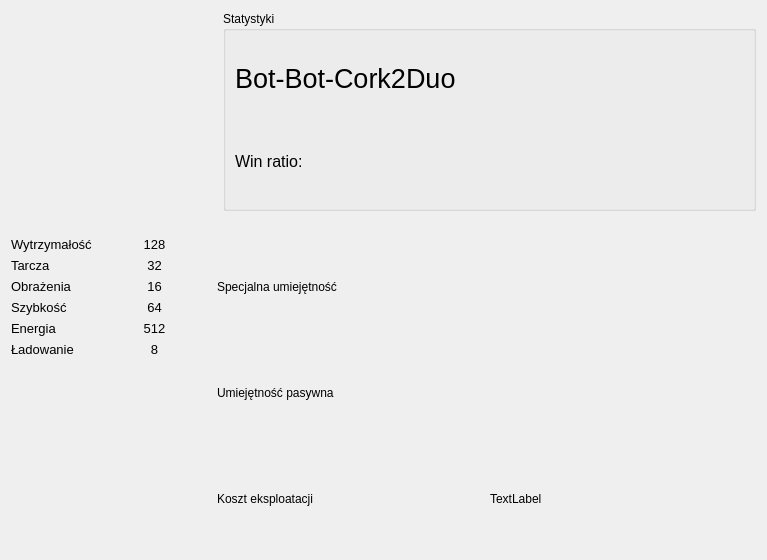
<?xml version="1.0" encoding="UTF-8"?>
<ui version="4.0">
 <class>FormRobot</class>
 <widget class="QWidget" name="FormRobot">
  <property name="geometry">
   <rect>
    <x>0</x>
    <y>0</y>
    <width>767</width>
    <height>560</height>
   </rect>
  </property>
  <property name="windowTitle">
   <string>Form</string>
  </property>
  <layout class="QGridLayout" name="gridLayout">
   <item row="0" column="0">
    <widget class="QLabel" name="label">
     <property name="minimumSize">
      <size>
       <width>200</width>
       <height>200</height>
      </size>
     </property>
     <property name="maximumSize">
      <size>
       <width>200</width>
       <height>200</height>
      </size>
     </property>
     <property name="text">
      <string/>
     </property>
     <property name="pixmap">
      <pixmap resource="resources.qrc">:/images/avatars/avatarRobot.png</pixmap>
     </property>
     <property name="scaledContents">
      <bool>true</bool>
     </property>
    </widget>
   </item>
   <item row="1" column="2">
    <spacer name="horizontalSpacer">
     <property name="orientation">
      <enum>Qt::Horizontal</enum>
     </property>
     <property name="sizeHint" stdset="0">
      <size>
       <width>40</width>
       <height>20</height>
      </size>
     </property>
    </spacer>
   </item>
   <item row="0" column="2">
    <widget class="QGroupBox" name="groupBox">
     <property name="title">
      <string>Statystyki</string>
     </property>
     <layout class="QVBoxLayout" name="verticalLayout">
      <item>
       <widget class="QLabel" name="label_2">
        <property name="font">
         <font>
          <pointsize>20</pointsize>
         </font>
        </property>
        <property name="text">
         <string>Bot-Bot-Cork2Duo</string>
        </property>
       </widget>
      </item>
      <item>
       <widget class="QLabel" name="label_19">
        <property name="font">
         <font>
          <pointsize>12</pointsize>
         </font>
        </property>
        <property name="text">
         <string>Win ratio:</string>
        </property>
       </widget>
      </item>
     </layout>
    </widget>
   </item>
   <item row="2" column="0">
    <layout class="QFormLayout" name="formLayout">
     <item row="0" column="0">
      <widget class="QLabel" name="label_3">
       <property name="font">
        <font>
         <pointsize>10</pointsize>
        </font>
       </property>
       <property name="text">
        <string>Wytrzymałość</string>
       </property>
      </widget>
     </item>
     <item row="0" column="1">
      <widget class="QLabel" name="label_4">
       <property name="font">
        <font>
         <pointsize>10</pointsize>
        </font>
       </property>
       <property name="text">
        <string>128</string>
       </property>
       <property name="alignment">
        <set>Qt::AlignCenter</set>
       </property>
      </widget>
     </item>
     <item row="1" column="0">
      <widget class="QLabel" name="label_5">
       <property name="font">
        <font>
         <pointsize>10</pointsize>
        </font>
       </property>
       <property name="text">
        <string>Tarcza</string>
       </property>
      </widget>
     </item>
     <item row="1" column="1">
      <widget class="QLabel" name="label_6">
       <property name="font">
        <font>
         <pointsize>10</pointsize>
        </font>
       </property>
       <property name="text">
        <string>32</string>
       </property>
       <property name="alignment">
        <set>Qt::AlignCenter</set>
       </property>
      </widget>
     </item>
     <item row="2" column="0">
      <widget class="QLabel" name="label_7">
       <property name="font">
        <font>
         <pointsize>10</pointsize>
        </font>
       </property>
       <property name="text">
        <string>Obrażenia</string>
       </property>
      </widget>
     </item>
     <item row="2" column="1">
      <widget class="QLabel" name="label_8">
       <property name="font">
        <font>
         <pointsize>10</pointsize>
        </font>
       </property>
       <property name="text">
        <string>16</string>
       </property>
       <property name="alignment">
        <set>Qt::AlignCenter</set>
       </property>
      </widget>
     </item>
     <item row="3" column="0">
      <widget class="QLabel" name="label_9">
       <property name="font">
        <font>
         <pointsize>10</pointsize>
        </font>
       </property>
       <property name="text">
        <string>Szybkość</string>
       </property>
      </widget>
     </item>
     <item row="3" column="1">
      <widget class="QLabel" name="label_10">
       <property name="font">
        <font>
         <pointsize>10</pointsize>
        </font>
       </property>
       <property name="text">
        <string>64</string>
       </property>
       <property name="alignment">
        <set>Qt::AlignCenter</set>
       </property>
      </widget>
     </item>
     <item row="4" column="0">
      <widget class="QLabel" name="label_11">
       <property name="font">
        <font>
         <pointsize>10</pointsize>
        </font>
       </property>
       <property name="text">
        <string>Energia</string>
       </property>
      </widget>
     </item>
     <item row="4" column="1">
      <widget class="QLabel" name="label_12">
       <property name="font">
        <font>
         <pointsize>10</pointsize>
        </font>
       </property>
       <property name="text">
        <string>512</string>
       </property>
       <property name="alignment">
        <set>Qt::AlignCenter</set>
       </property>
      </widget>
     </item>
     <item row="5" column="0">
      <widget class="QLabel" name="label_13">
       <property name="font">
        <font>
         <pointsize>10</pointsize>
        </font>
       </property>
       <property name="text">
        <string>Ładowanie</string>
       </property>
      </widget>
     </item>
     <item row="5" column="1">
      <widget class="QLabel" name="label_14">
       <property name="font">
        <font>
         <pointsize>10</pointsize>
        </font>
       </property>
       <property name="text">
        <string>8</string>
       </property>
       <property name="alignment">
        <set>Qt::AlignCenter</set>
       </property>
      </widget>
     </item>
    </layout>
   </item>
   <item row="2" column="1" colspan="2">
    <layout class="QGridLayout" name="gridLayout_2">
     <item row="2" column="0">
      <widget class="QLabel" name="label_17">
       <property name="text">
        <string>Koszt eksploatacji</string>
       </property>
      </widget>
     </item>
     <item row="1" column="0">
      <widget class="QLabel" name="label_16">
       <property name="text">
        <string>Umiejętność pasywna</string>
       </property>
      </widget>
     </item>
     <item row="0" column="0">
      <widget class="QLabel" name="label_15">
       <property name="text">
        <string>Specjalna umiejętność</string>
       </property>
      </widget>
     </item>
     <item row="2" column="1">
      <widget class="QLabel" name="label_18">
       <property name="text">
        <string>TextLabel</string>
       </property>
      </widget>
     </item>
    </layout>
   </item>
  </layout>
 </widget>
 <resources>
  <include location="resources.qrc"/>
 </resources>
 <connections/>
</ui>
